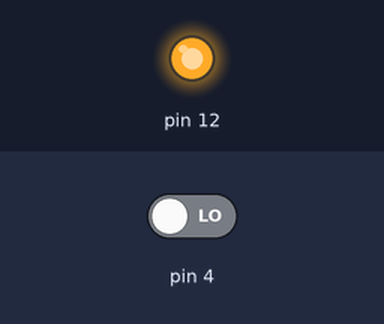
Recording of a sketch running on a simulated Arduino Uno, built with avr-gcc and run on an emulated ATmega328P. Shown: output pins drawn as LEDs (lit = HIGH). Inputs (shaded band) come from the test bench; at power-on: pin 4 LOW.

Above: at 1.2 s.
1.3 s: pin 4 driven HIGH
At 1.7 s:
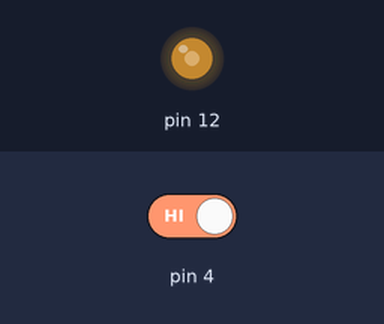
2.8 s: pin 4 driven LOW
At 3.6 s:
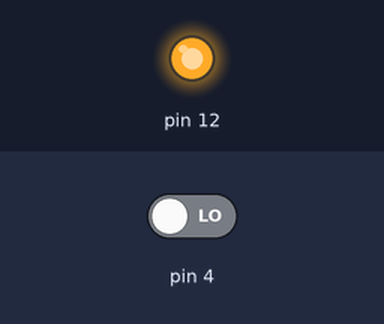
Timing chart, 0 to 5.8 s (numbered marks = the images above; inputs shaded):
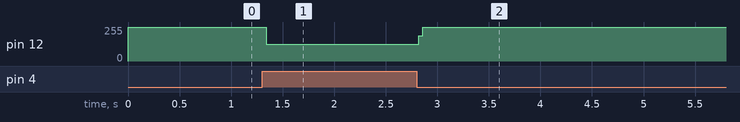

The sketch:

inputSample.ino
```cpp
int light = 1;

void setup() {
  pinMode(4, INPUT);
  pinMode(12, OUTPUT);
  //digitalWrite(12, HIGH);
}

void loop() {
  int state = digitalRead(4);
  if (state == HIGH)
  {
    light = 1 - light;
  }
  if (light == 1)
  digitalWrite(12, HIGH);
  else digitalWrite(12, LOW);
}
```

Measured:
- after the input at 1.3 s, pin 12: 255/255 → 124/255 at once
- after the input at 2.8 s, pin 12: 124/255 → 255/255 at once
